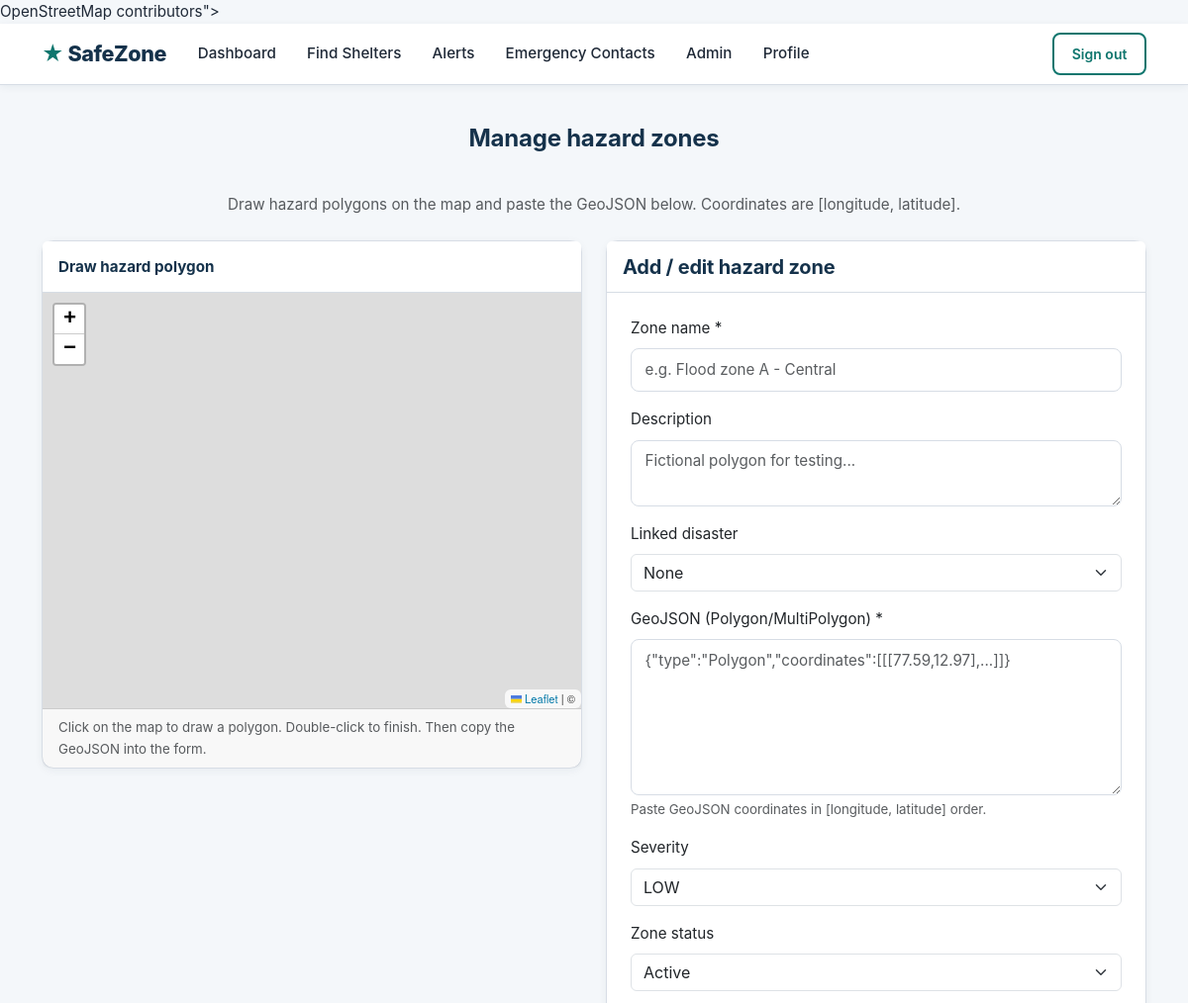
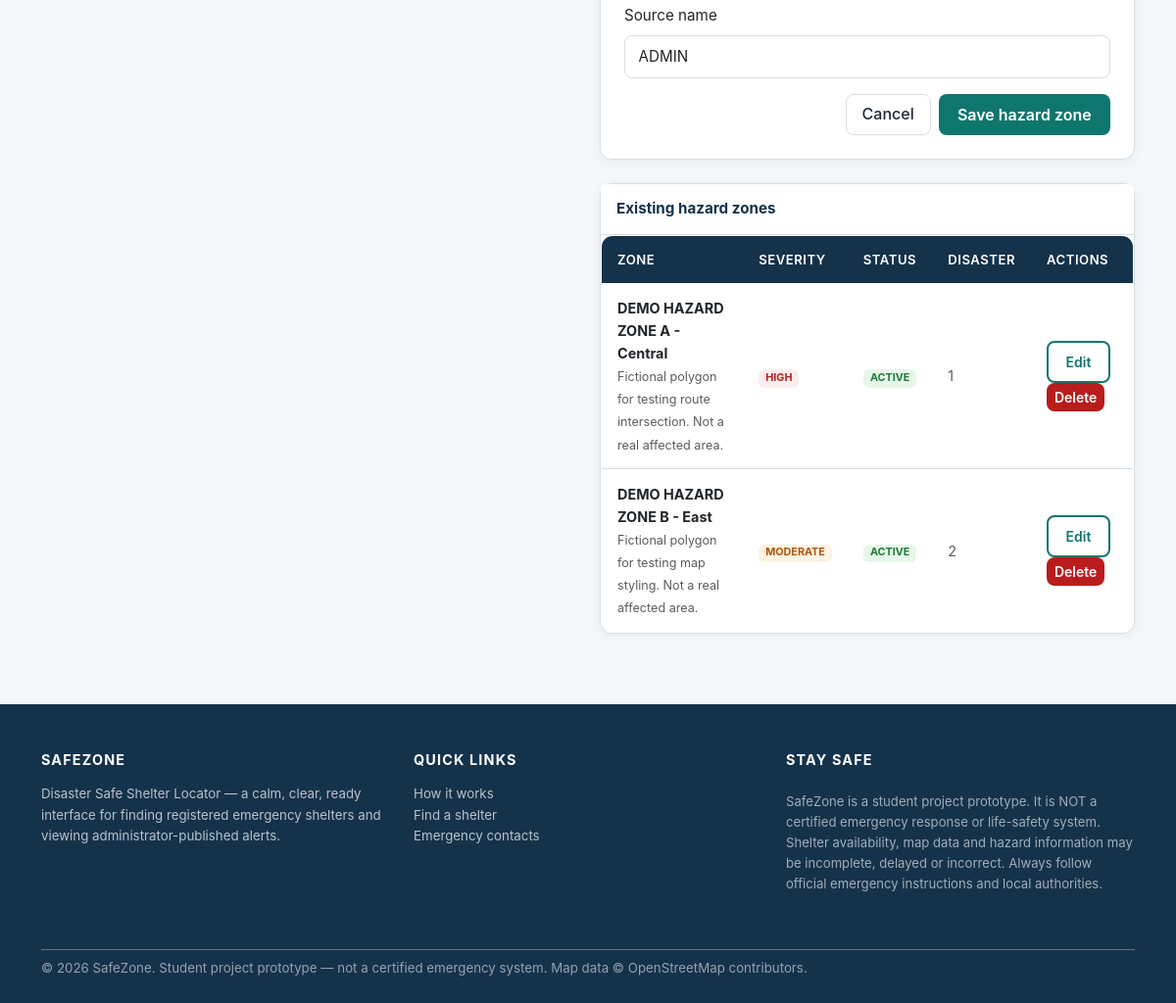
The app's page /admin/manage-hazards (signed in) with its own data (2 pictures, top to bottom).
### tables this page shows
CREATE TABLE hazard_zones (
    hazard_zone_id INTEGER PRIMARY KEY AUTOINCREMENT,
    disaster_id BIGINT NULL,
    zone_name VARCHAR(160) NOT NULL,
    description TEXT NULL,
    polygon_geojson TEXT NOT NULL,
    severity TEXT NOT NULL CHECK (severity IN ('LOW','MODERATE','HIGH','CRITICAL')),
    zone_status TEXT NOT NULL DEFAULT 'ACTIVE' CHECK (zone_status IN ('ACTIVE','INACTIVE')),
    source_name VARCHAR(120) NOT NULL DEFAULT 'ADMIN DEMO ENTRY',
    last_verified_at DATETIME NULL,
    created_by BIGINT NULL,
    created_at TIMESTAMP NOT NULL DEFAULT CURRENT_TIMESTAMP,
    updated_at TIMESTAMP NOT NULL DEFAULT CURRENT_TIMESTAMP,
    CONSTRAINT fk_hazard_disaster FOREIGN KEY (disaster_id) REFERENCES disaster_events(disaster_id) ON DELETE SET NULL,
    CONSTRAINT fk_hazard_created_by FOREIGN KEY (created_by) REFERENCES users(user_id) ON DELETE SET NULL
);

### safezone/routes/admin.py (the view)
@admin_bp.route("/manage-hazards")
@login_required
def manage_hazards():
    if not _admin_required():
        return redirect(url_for("user.dashboard"))
    zones = get_hazard_zones()
    disasters = get_disasters()
    return render_template("manage_hazards.html", zones=zones, disasters=disasters)

### safezone/database/connection.py (called while the page is built)
def get_db_path():
    db_url = Config.DATABASE_URL
    if db_url.startswith("sqlite:///"):
        return db_url[len("sqlite:///"):]
    return None

def get_connection():
    db_path = get_db_path()
    conn = sqlite3.connect(db_path)
    conn.row_factory = sqlite3.Row
    conn.execute("PRAGMA foreign_keys = ON")
    return conn

@contextmanager
def db_transaction():
    conn = get_connection()
    try:
        yield conn
        conn.commit()
    except Exception:
        conn.rollback()
        raise
    finally:
        conn.close()

def query_one(sql, params=()):
    with db_transaction() as conn:
        cur = conn.execute(sql, params)
        return cur.fetchone()

def query_all(sql, params=()):
    with db_transaction() as conn:
        cur = conn.execute(sql, params)
        return cur.fetchall()

### safezone/routes/admin.py (called while the page is built)
def _admin_required():
    if not current_user.is_authenticated or current_user.role != "ADMIN":
        flash("Administrator access required.", "danger")
        return False
    return True

### safezone/routes/auth.py (called while the page is built)
def get_user_by_id(user_id):
    from safezone.database.connection import query_one
    return query_one("SELECT * FROM users WHERE user_id = ?", (user_id,))

    @property
    def is_admin(self):
        return self.role == "ADMIN"

### safezone/services/admin.py (called while the page is built)
def get_disasters(status=None):
    sql = "SELECT * FROM disaster_events"
    params = []
    if status:
        sql += " WHERE event_status = ?"
        params.append(status)
    sql += " ORDER BY starts_at DESC"
    rows = query_all(sql, tuple(params))
    return [dict(r) for r in rows]

def get_hazard_zones(status=None):
    sql = "SELECT * FROM hazard_zones"
    params = []
    if status:
        sql += " WHERE zone_status = ?"
        params.append(status)
    sql += " ORDER BY created_at DESC"
    rows = query_all(sql, tuple(params))
    return [dict(r) for r in rows]

### templates/manage_hazards.html (shortened to what this page needs)
{% extends "base.html" %}
{% block content %}
<section class="section-sm">
  <div class="container">
    <h2 class="section-title-center">Manage hazard zones</h2>
    <p class="text-muted text-center mb-4">
      Draw hazard polygons on the map and paste the GeoJSON below. Coordinates are [longitude, latitude].
    </p>
    <div class="row g-4">
      <div class="col-lg-6">
        <div class="card card-sz">
          <div class="card-header">Draw hazard polygon</div>
          <div class="card-body p-0" style="height:420px;">
            <div id="hazardMap"></div>
          </div>
          <div class="card-footer small text-muted">
            Click on the map to draw a polygon. Double-click to finish. Then copy the GeoJSON into the form.
          </div>
        </div>
      </div>
      <div class="col-lg-6">
        <div class="card card-sz">
          <div class="card-header">
            <h5 class="mb-0">Add / edit hazard zone</h5>
          </div>
          <div class="card-body p-4">
            <form method="POST" action="{{ url_for('admin.add_hazard_zone') }}" novalidate>
              <div class="mb-3">
                <label class="form-label">Zone name *</label>
                <input type="text" name="zone_name" class="form-control" required placeholder="e.g. Flood zone A - Central">
              </div>
              <div class="mb-3">
                <label class="form-label">Description</label>
                <textarea name="description" class="form-control" rows="2" placeholder="Fictional polygon for testing..."></textarea>
              </div>
              <div class="mb-3">
                <label class="form-label">Linked disaster</label>
                <select name="disaster_id" class="form-select">
                  <option value="">None</option>
                </select>
              </div>
              <div class="mb-3">
                <label class="form-label">GeoJSON (Polygon/MultiPolygon) *</label>
                <textarea name="polygon_geojson" id="geojsonInput" class="form-control monospace" rows="6" required placeholder='{"type":"Polygon","coordinates":[[[77.59,12.97],...]]}'></textarea>
                <div class="form-text small">Paste GeoJSON coordinates in [longitude, latitude] order.</div>
              </div>
              <div class="mb-3">
                <label class="form-label">Severity</label>
                <select name="severity" class="form-select">
                  <option>LOW</option><option>MODERATE</option><option>HIGH</option><option>CRITICAL</option>
                </select>
              </div>
              <div class="mb-3">
                <label class="form-label">Zone status</label>
                <select name="zone_status" class="form-select">
                  <option value="ACTIVE">Active</option><option value="INACTIVE">Inactive</option>
                </select>
              </div>
              <div class="mb-3">
                <label class="form-label">Source name</label>
                <input type="text" name="source_name" class="form-control" value="ADMIN">
              </div>
              <div class="d-grid gap-2 d-sm-flex justify-content-end mt-3">
                <a class="btn btn-ghost" href="{{ url_for('admin.manage_hazards') }}">Cancel</a>
                <button class="btn btn-sz" type="submit">Save hazard zone</button>
              </div>
            </form>
          </div>
        </div>
        <div class="mt-4 card card-sz">
          <div class="card-header">Existing hazard zones</div>
          <div class="card-body p-0">
            <div class="table-responsive">
              <table class="table-sz mb-0">
                <thead>
                  <tr><th>Zone</th><th>Severity</th><th>Status</th><th>Disaster</th><th>Actions</th></tr>
                </thead>
                <tbody>
                  {% for z in zones %}
                    <tr>
                      <td><strong>{{ z.zone_name }}</strong><br><small class="text-muted">{{ z.description }}</small></td>
                      <td><span class="badge badge-{{ z.severity.lower() }}">{{ z.severity }}</span></td>
                      <td><span class="badge badge-{{ 'open' if z.zone_status=='ACTIVE' else 'closed' }}">{{ z.zone_status }}</span></td>
                      <td class="small text-muted">{{ z.disaster_id or 'None' }}</td>
                      <td>
                        <form method="POST" action="{{ url_for('admin.edit_hazard_zone', hazard_zone_id=z.hazard_zone_id) }}" style="display:inline;">
                          <button class="btn btn-sm btn-outline-sz">Edit</button>
                        </form>
                        <form method="POST" action="{{ url_for('admin.delete_hazard_zone_route', hazard_zone_id=z.hazard_zone_id) }}" style="display:inline;" onsubmit="return confirm('Delete this hazard zone?')">
                          <button class="btn btn-sm btn-danger-sz">Delete</button>
                        </form>
                      </td>
                    </tr>
                  {% else %}
                    <tr><td colspan="5" class="text-center text-muted p-3">No hazard zones.</td></tr>
                  {% endfor %}
                </tbody>
              </table>
            </div>
          </div>
        </div>
      </div>
    </div>
  </div>
</section>
{% endblock %}

### static/css/style.css (style rules this page uses)
:root { --sz-navy: #15324B; --sz-navy-dark: #0f2436; --sz-teal: #0F766E; --sz-teal-dark: #0b5f56; --sz-pale-teal: #EAF4F4; --sz-bg: #F4F7FA; --sz-amber: #B45309; --sz-amber-bg: #fdf3e3; --sz-red: #B91C1C; --sz-red-bg: #fbeeee; --sz-text: #1f2937; --sz-text-muted: #6b7280; --sz-border: #d7dde5; --sz-shadow: 0 6px 18px rgba(21, 50, 75, 0.08); --sz-shadow-sm: 0 2px 8px rgba(21, 50, 75, 0.06); --sz-radius: 12px; --sz-font: "Inter", -apple-system, BlinkMacSystemFont, "Segoe UI", Roboto, "Helvetica Neue", Arial, sans-serif; }
* { box-sizing: border-box; }
html { scroll-behavior: smooth; }
body { background: var(--sz-bg); color: var(--sz-text); font-family: var(--sz-font); font-size: 0.95rem; line-height: 1.6; margin: 0; }
h1, h2, h3, h4, h5, h6 { color: var(--sz-navy); font-weight: 700; letter-spacing: -0.01em; }
h2 { font-size: 1.5rem; }
a { color: var(--sz-teal); text-decoration: none; }
.btn-sz { background: var(--sz-teal); border: none; color: #fff; font-weight: 600; border-radius: 8px; padding: 0.55rem 1.2rem; transition: transform 0.15s, box-shadow 0.15s, background 0.15s; }
.btn-outline-sz { color: var(--sz-teal); border: 2px solid var(--sz-teal); background: transparent; font-weight: 600; border-radius: 8px; padding: 0.55rem 1.1rem; }
.btn-danger-sz { background: var(--sz-red); border: none; color: #fff; font-weight: 600; border-radius: 8px; }
.btn-ghost { background: transparent; border: 1px solid var(--sz-border); color: var(--sz-text); border-radius: 8px; padding: 0.45rem 1rem; font-weight: 500; }
.badge-open { background: #e7f7ea; color: #1e7a34; }
.badge-high { background: var(--sz-red-bg); color: var(--sz-red); }
.badge-moderate { background: var(--sz-amber-bg); color: var(--sz-amber); }
.card-sz { background: #fff; border: 1px solid var(--sz-border); border-radius: var(--sz-radius); box-shadow: var(--sz-shadow-sm); transition: transform 0.15s, box-shadow 0.15s; }
.card-sz > .card-header { background: #fff; border-bottom: 1px solid var(--sz-border); font-weight: 700; color: var(--sz-navy); padding: 0.85rem 1rem; }
.card-sz > .card-body { padding: 1.1rem 1.2rem; }
.section-sm { padding: 2.5rem 1rem; }
.section-title-center { text-align: center; margin-bottom: 2.5rem; }
.leaflet-container { width: 100% !important; height: 100% !important; }
.form-control { width: 100%; padding: 0.6rem 0.85rem; border: 1px solid var(--sz-border); border-radius: 8px; font-size: 0.95rem; background: #fff; transition: border-color 0.15s, box-shadow 0.15s; }
.form-select { appearance: none; }
.table-sz { width: 100%; border-collapse: collapse; background: #fff; border-radius: var(--sz-radius); overflow: hidden; border: 1px solid var(--sz-border); }
.table-sz th { background: var(--sz-navy); color: #fff; font-weight: 600; font-size: 0.82rem; text-transform: uppercase; letter-spacing: 0.04em; padding: 0.85rem 1rem; text-align: left; }
.table-sz td { padding: 0.85rem 1rem; border-bottom: 1px solid var(--sz-border); font-size: 0.9rem; }
.table-sz tr:last-child td { border-bottom: none; }

### records on screen
hazard_zones: zone_name "DEMO HAZARD ZONE A - Central", description "Fictional polygon for testing route intersection. Not a real affected area.", severity "HIGH", zone_status "ACTIVE", disaster "1"
hazard_zones: zone_name "DEMO HAZARD ZONE B - East", description "Fictional polygon for testing map styling. Not a real affected area.", severity "MODERATE", zone_status "ACTIVE", disaster "2"
